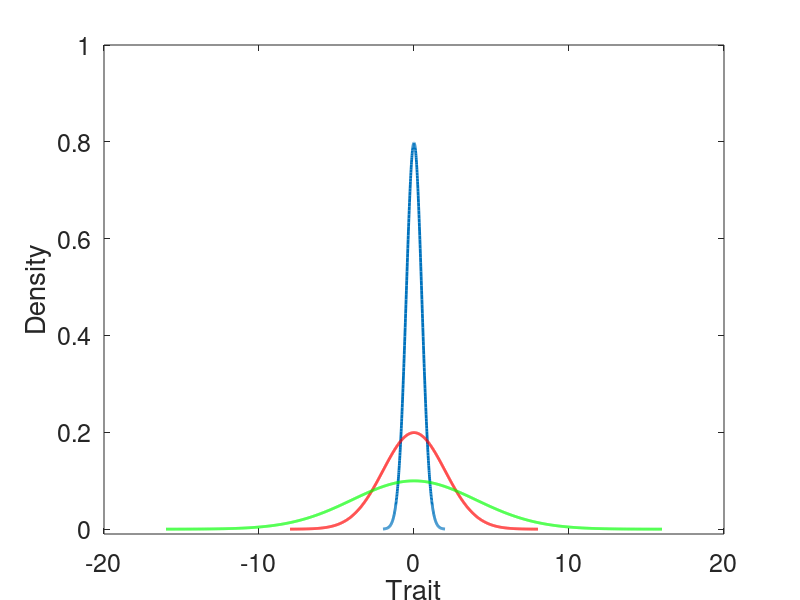

This figure's MATLAB source:
mu = 0;
sigma1 = 0.5;
sigma2=2;
sigma3=4;
x1 = -4*sigma1:1e-2:4*sigma1; 
x2 = -4*sigma2:1e-2:4*sigma2; 
x3 = -4*sigma3:1e-2:4*sigma3; 

y1 = normpdf(x1, mu, sigma1);
y2 = normpdf(x2, mu, sigma2);
y3 = normpdf(x3, mu, sigma3);

plot(x1, y1,'linewidth',2)
hold on 
plot(x2, y2, 'r','linewidth',2)
hold on
plot(x3, y3, 'g','linewidth',2)

%legend('mu=0, sigma=1', 'mu=0, sigma=2')
%title('Trait distributions')
set(gca,'fontsize',18);
xlabel('Trait','fontsize', 20)
ylabel('Density','fontsize', 20)
axis([-20 20 -0.01 1])
